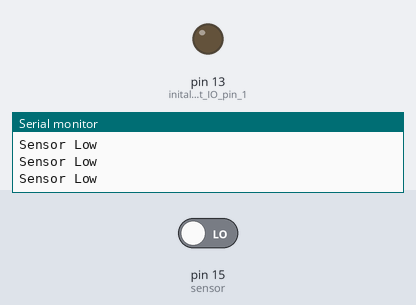
This sketch was run on a simulated Arduino Uno, built with avr-gcc and run on an emulated ATmega328P. Parts: output pins drawn as LEDs (lit = HIGH), the last lines printed to the serial monitor. The inputs (shaded band) are chosen by the test bench; at power-on: pin 15 (sensor) LOW.

Above: at 1.8 s.
1.9 s: pin 15 (sensor) driven HIGH
At 2.7 s:
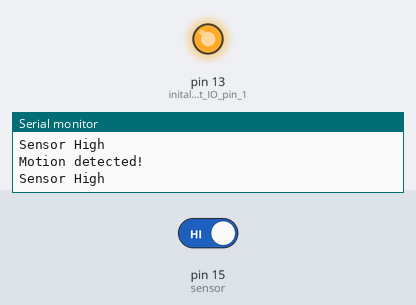
3.5 s: pin 15 (sensor) driven LOW
At 3.9 s:
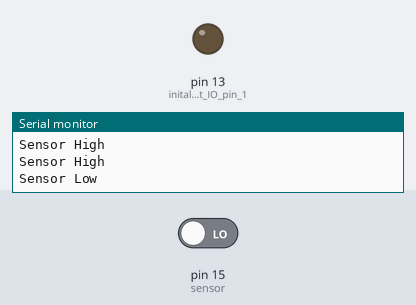
Timing chart, 0 to 6.5 s (numbered marks = the images above; inputs shaded):
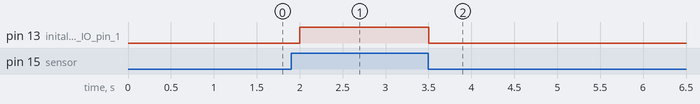

The sketch:

Test_PIR_4on2ext_V1.ino
```cpp
/* Test_PIR_4on2ext_V1.ino
 *  Uses SB_T41_4on_2ext Board.
 *  Hiletgo SR602 PIR Sensor. The round shaped type.
 *  https://www.amazon.com/HiLetgo-Detector-Pyroelectric-Infrared-Sensitivity/dp/B07VLFL5VP
 *  This sensor may be wired to the SB_T41_4on_2ext at location labelled PIR
 *  or it may be directly soldered to the USER-IO_Stereo. The Front Panel has a
 *  small guide hole which may be drilled out to enable the PIR to mount.
 *  The AM312 and HC-SR505 sensors also works but have different pinout
 *  so won't directly connect to USER-IO_Stereo.
 *  The Teensy 4.1 LED_BUILTIN turns on and the Serial Monitor displays "Sensor High"
 *  and "Motion detected!" when a person moves. Sensitivity to about ten feet.
 *
 */

int sensor = 15;              // the pin that the sensor is atteched to
int state = LOW;             // by default, no motion detected
int val = 0;                 // variable to store the sensor status (value)

void setup() {
  pinMode(LED_BUILTIN, OUTPUT);      // initalize LED at IO pin 13 as an output
  pinMode(sensor, INPUT);    // initialize sensor as an input
  Serial.begin(115200);        // initialize serial
}

void loop(){
 // Serial.println("In void loop");
  val = digitalRead(sensor);   // read sensor value
  if (val == HIGH) {           // check if the sensor is HIGH
    digitalWrite(LED_BUILTIN, HIGH);   // turn LED ON
     Serial.println("Sensor High");
    delay(500);                // delay 500 milliseconds

    if (state == LOW) {
      Serial.println("Motion detected!");
      state = HIGH;       // update variable state to HIGH
    }
  }
  else {
      digitalWrite(LED_BUILTIN, LOW); // turn LED OFF
       Serial.println("Sensor Low");
      delay(500);             // delay 500 milliseconds

      if (state == HIGH){
        Serial.println("Motion stopped!");
        state = LOW;       // update variable state to LOW
    }
  }
}
```

Measured:
- after the input at 1.9 s, pin 13 (initalize_LED_at_IO_pin_1): LOW → HIGH after 0.10 s
- after the input at 3.5 s, pin 13 (initalize_LED_at_IO_pin_1): HIGH → LOW at once
